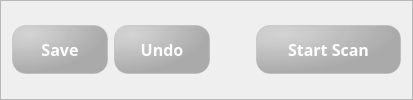
               <widget class="QFrame" name="sub_frame_buttons_h">
                <property name="maximumSize">
                 <size>
                  <width>16777215</width>
                  <height>110</height>
                 </size>
                </property>
                <property name="frameShape">
                 <enum>QFrame::StyledPanel</enum>
                </property>
                <property name="frameShadow">
                 <enum>QFrame::Raised</enum>
                </property>
                <layout class="QHBoxLayout" name="horizontalLayout_16">
                 <item>
                  <widget class="QPushButton" name="button_saveSetting_h">
                   <property name="minimumSize">
                    <size>
                     <width>96</width>
                     <height>49</height>
                    </size>
                   </property>
                   <property name="maximumSize">
                    <size>
                     <width>96</width>
                     <height>49</height>
                    </size>
                   </property>
                   <property name="font">
                    <font>
                     <family>Segoe UI Semibold</family>
                     <pointsize>12</pointsize>
                     <weight>75</weight>
                     <bold>true</bold>
                    </font>
                   </property>
                   <property name="styleSheet">
                    <string notr="true">QPushButton {
	color: rgb(255,255,255);
	border-radius: 14px;
    /*background:qlineargradient(spread:pad, x1:0, y2:1, x1:0, y2:1, stop:0 rgba(245, 245, 245, 255), stop:1 rgba(220, 220, 220, 255));*/
	background:qradialgradient(cx:0,cy:0,radius:1,fx:0.2,fy:0.2,stop:0 rgba(205, 205, 205, 205), stop:1 rgba(170, 170, 170, 255));
	border: 1px solid rgba(170,170,170, 100);
}
QPushButton::hover {
	background-color: rgb(224, 238, 249);
	color: rgb(100,100,100);
}
QPushButton::pressed {
	background-color: rgba(200, 200, 200, 255);
	color: rgb(255,255,255);
}
</string>
                   </property>
                   <property name="text">
                    <string>Save</string>
                   </property>
                  </widget>
                 </item>
                 <item>
                  <widget class="QPushButton" name="button_restoreSetting_h">
                   <property name="minimumSize">
                    <size>
                     <width>96</width>
                     <height>49</height>
                    </size>
                   </property>
                   <property name="maximumSize">
                    <size>
                     <width>96</width>
                     <height>49</height>
                    </size>
                   </property>
                   <property name="font">
                    <font>
                     <family>Segoe UI Semibold</family>
                     <pointsize>12</pointsize>
                     <weight>75</weight>
                     <bold>true</bold>
                    </font>
                   </property>
                   <property name="styleSheet">
                    <string notr="true">QPushButton {
	color: rgb(255,255,255);
	border-radius: 14px;
    /*background:qlineargradient(spread:pad, x1:0, y2:1, x1:0, y2:1, stop:0 rgba(245, 245, 245, 255), stop:1 rgba(220, 220, 220, 255));*/
	background:qradialgradient(cx:0,cy:0,radius:1,fx:0.2,fy:0.2,stop:0 rgba(205, 205, 205, 205), stop:1 rgba(170, 170, 170, 255));
	border: 1px solid rgba(170,170,170, 100);
}
QPushButton::hover {
	background-color: rgb(224, 238, 249);
	color: rgb(100,100,100);
}
QPushButton::pressed {
	background-color: rgba(200, 200, 200, 255);
	color: rgb(255,255,255);
}
</string>
                   </property>
                   <property name="text">
                    <string>Undo</string>
                   </property>
                  </widget>
                 </item>
                 <item>
                  <spacer name="horizontalSpacer_6">
                   <property name="orientation">
                    <enum>Qt::Horizontal</enum>
                   </property>
                   <property name="sizeHint" stdset="0">
                    <size>
                     <width>40</width>
                     <height>20</height>
                    </size>
                   </property>
                  </spacer>
                 </item>
                 <item>
                  <widget class="QPushButton" name="button_start_scan_h">
                   <property name="minimumSize">
                    <size>
                     <width>145</width>
                     <height>49</height>
                    </size>
                   </property>
                   <property name="maximumSize">
                    <size>
                     <width>145</width>
                     <height>49</height>
                    </size>
                   </property>
                   <property name="font">
                    <font>
                     <family>Segoe UI Semibold</family>
                     <pointsize>12</pointsize>
                     <weight>75</weight>
                     <bold>true</bold>
                    </font>
                   </property>
                   <property name="contextMenuPolicy">
                    <enum>Qt::DefaultContextMenu</enum>
                   </property>
                   <property name="styleSheet">
                    <string notr="true">QPushButton {
	color: rgb(255,255,255);
	border-radius: 14px;
    /*background:qlineargradient(spread:pad, x1:0, y2:1, x1:0, y2:1, stop:0 rgba(245, 245, 245, 255), stop:1 rgba(220, 220, 220, 255));*/
	background:qradialgradient(cx:0,cy:0,radius:1,fx:0.2,fy:0.2,stop:0 rgba(205, 205, 205, 205), stop:1 rgba(170, 170, 170, 255));
	border: 1px solid rgba(170,170,170, 100);
}
QPushButton::hover {
	background-color: rgb(224, 238, 249);
	color: rgb(100,100,100);
}
QPushButton::pressed {
	background-color: rgba(200, 200, 200, 255);
	color: rgb(255,255,255);
}
QPushButton::disable {
	background-color:rgba(170, 170, 170, 255);
}</string>
                   </property>
                   <property name="text">
                    <string>Start Scan</string>
                   </property>
                  </widget>
                 </item>
                </layout>
               </widget>
